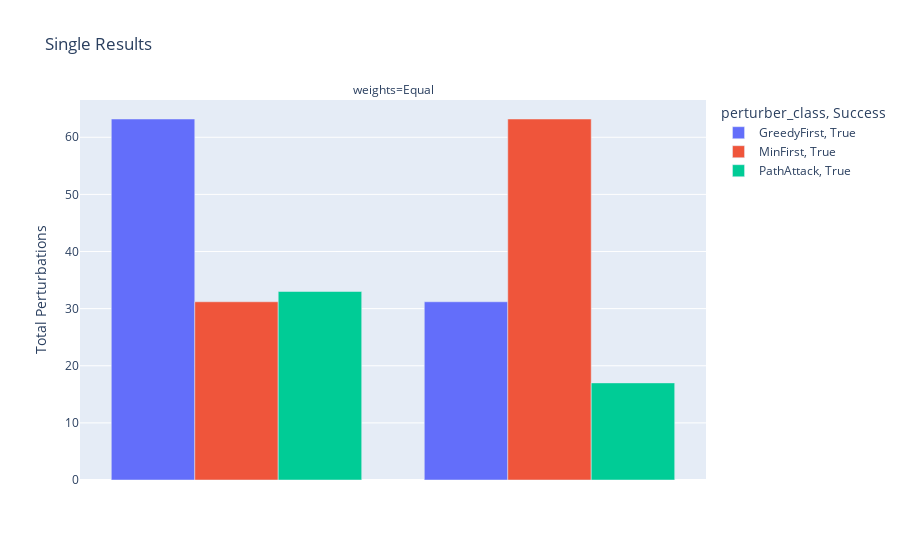

The cell this chart's notebook holds for it:
### Code cell
for experiment_type in ["Single", "Sets", "Multiple Pairs"]:
    a = df[df["experiment_type"] == experiment_type]
    if a.empty: continue
    fig = px.bar(a, 
                title=f"{experiment_type} Results",
                x="nodes", 
                y="Total Perturbations", 
                barmode="group", 
                color="perturber_class", 
                facet_col="weights", 
                # facet_row="weights", 
                pattern_shape="Success", 
                # height=1000,
                hover_data=["top_k", "Average Add Time", "Average Perturb Time", "Original Distance", "Number of Paths", "Number of Edges", "Iterations", "Final Distance", "Status"],
                category_orders={"experiment_type": ["Single", "Sets", "Multiple Pairs"], 
                                "Status": ["Success"]+[s for s in df["Status"].unique() if s != "Success"],
                                "Success": [True, False]}
                )
    fig.update_xaxes(visible=False, matches=None)
    fig.show()

### Figure 1 — Plotly figure (JSON) as saved in the notebook; plotly's stock layout.template omitted (floating-point values rounded to 4 significant figures; data arrays with more than 128 entries replaced by an {"elided": "..."} marker saying what was removed)
{"data": [{"alignmentgroup": "True", "customdata": {"elided": "20x9 mixed values"}, "hovertemplate": "perturber_class=GreedyFirst<br>Success=True<br>weights=Equal<br>nodes=%{x}<br>Total Perturbations=%{y}<br>top_k=%{customdata[0]}<br>Average Add Time=%{customdata[1]}<br>Average Perturb Time=%{customdata[2]}<br>Original Distance=%{customdata[3]}<br>Number of Paths=%{customdata[4]}<br>Number of Edges=%{customdata[5]}<br>Iterations=%{customdata[6]}<br>Final Distance=%{customdata[7]}<br>Status=%{customdata[8]}<extra></extra>", "legendgroup": "GreedyFirst, True", "marker": {"color": "#636efa", "pattern": {"shape": ""}}, "name": "GreedyFirst, True", "offsetgroup": "GreedyFirst, True", "orientation": "v", "showlegend": true, "textposition": "auto", "type": "bar", "x": [[2998, 603], [2998, 603], [3056, 1169], [3056, 1169], [3078, 403], [3078, 403], [1615, 695], [1615, 695], [3331, 949], [3331, 949], [2947, 1167], [2947, 1167], [2671, 964], [2671, 964], [2341, 2077], [2341, 2077], [2577, 902], [2577, 902], [2790, 924], [2790, 924]], "xaxis": "x", "y": [63.2, 31.2, 695.3, 1437.0, 811.3, 1687.0, 155.3, 311.3, 696.0, 336.0, 63.4, 127.4, 12.1, 24.1, 28.1, 14.1, 416.8, 200.8, 45.4, 93.4], "yaxis": "y"}, {"alignmentgroup": "True", "customdata": {"elided": "19x9 mixed values"}, "hovertemplate": "perturber_class=MinFirst<br>Success=True<br>weights=Equal<br>nodes=%{x}<br>Total Perturbations=%{y}<br>top_k=%{customdata[0]}<br>Average Add Time=%{customdata[1]}<br>Average Perturb Time=%{customdata[2]}<br>Original Distance=%{customdata[3]}<br>Number of Paths=%{customdata[4]}<br>Number of Edges=%{customdata[5]}<br>Iterations=%{customdata[6]}<br>Final Distance=%{customdata[7]}<br>Status=%{customdata[8]}<extra></extra>", "legendgroup": "MinFirst, True", "marker": {"color": "#EF553B", "pattern": {"shape": ""}}, "name": "MinFirst, True", "offsetgroup": "MinFirst, True", "orientation": "v", "showlegend": true, "textposition": "auto", "type": "bar", "x": [[2998, 603], [2998, 603], [3056, 1169], [3056, 1169], [3078, 403], [3078, 403], [1615, 695], [1615, 695], [3331, 949], [3331, 949], [2947, 1167], [2947, 1167], [2671, 964], [2671, 964], [2341, 2077], [2341, 2077], [2577, 902], [2577, 902], [2790, 924]], "xaxis": "x", "y": [31.2, 63.2, 695.3, 1437.0, 811.3, 1687.0, 155.3, 311.3, 336.0, 696.0, 63.4, 127.4, 12.1, 24.1, 14.1, 28.1, 200.8, 416.8, 45.4], "yaxis": "y"}, {"alignmentgroup": "True", "customdata": {"elided": "19x9 mixed values"}, "hovertemplate": "perturber_class=PathAttack<br>Success=True<br>weights=Equal<br>nodes=%{x}<br>Total Perturbations=%{y}<br>top_k=%{customdata[0]}<br>Average Add Time=%{customdata[1]}<br>Average Perturb Time=%{customdata[2]}<br>Original Distance=%{customdata[3]}<br>Number of Paths=%{customdata[4]}<br>Number of Edges=%{customdata[5]}<br>Iterations=%{customdata[6]}<br>Final Distance=%{customdata[7]}<br>Status=%{customdata[8]}<extra></extra>", "legendgroup": "PathAttack, True", "marker": {"color": "#00cc96", "pattern": {"shape": ""}}, "name": "PathAttack, True", "offsetgroup": "PathAttack, True", "orientation": "v", "showlegend": true, "textposition": "auto", "type": "bar", "x": [[2998, 603], [2998, 603], [3056, 1169], [3056, 1169], [3078, 403], [3078, 403], [1615, 695], [1615, 695], [3331, 949], [3331, 949], [2947, 1167], [2947, 1167], [2671, 964], [2671, 964], [2341, 2077], [2341, 2077], [2790, 924], [2577, 902], [2790, 924]], "xaxis": "x", "y": [33, 17, 27, 55, 264, 120, 25, 13, 204, 96, 49, 97, 13, 25, 15, 29, 47, 136, 95], "yaxis": "y"}], "layout": {"annotations": [{"font": {}, "showarrow": false, "text": "weights=Equal", "x": 0.5, "xanchor": "center", "xref": "paper", "y": 1, "yanchor": "bottom", "yref": "paper"}], "barmode": "group", "legend": {"title": {"text": "perturber_class, Success"}, "tracegroupgap": 0}, "title": {"text": "Single Results"}, "xaxis": {"anchor": "y", "domain": [0, 1], "title": {"text": "nodes"}, "visible": false}, "yaxis": {"anchor": "x", "domain": [0, 1], "title": {"text": "Total Perturbations"}}}}
